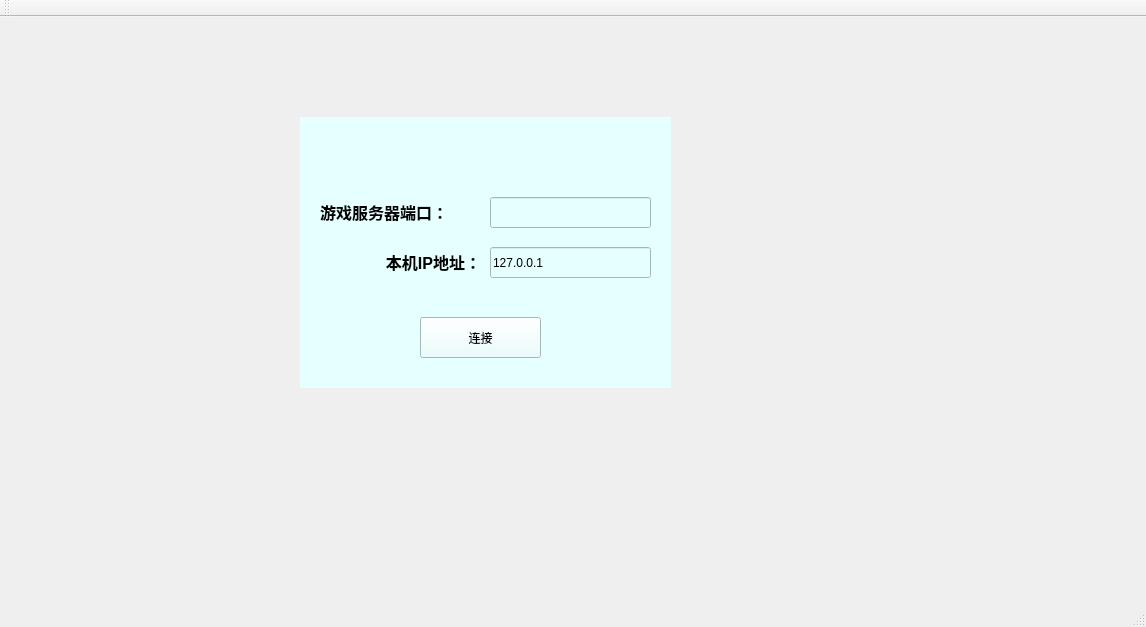
<?xml version="1.0" encoding="UTF-8"?>
<ui version="4.0">
 <class>MainWindow</class>
 <widget class="QMainWindow" name="MainWindow">
  <property name="geometry">
   <rect>
    <x>0</x>
    <y>0</y>
    <width>1146</width>
    <height>627</height>
   </rect>
  </property>
  <property name="windowTitle">
   <string>MainWindow</string>
  </property>
  <widget class="QWidget" name="centralWidget">
   <widget class="QWidget" name="connepage" native="true">
    <property name="geometry">
     <rect>
      <x>300</x>
      <y>100</y>
      <width>371</width>
      <height>271</height>
     </rect>
    </property>
    <property name="styleSheet">
     <string notr="true">background-color:rgb(230,255,255);</string>
    </property>
    <widget class="QLabel" name="label_">
     <property name="geometry">
      <rect>
       <x>20</x>
       <y>80</y>
       <width>161</width>
       <height>31</height>
      </rect>
     </property>
     <property name="text">
      <string>&lt;html&gt;&lt;head/&gt;&lt;body&gt;&lt;p&gt;&lt;span style=&quot; font-size:12pt; font-weight:600;&quot;&gt;游戏服务器端口：&lt;/span&gt;&lt;/p&gt;&lt;/body&gt;&lt;/html&gt;</string>
     </property>
    </widget>
    <widget class="QPushButton" name="btconnect">
     <property name="geometry">
      <rect>
       <x>120</x>
       <y>200</y>
       <width>121</width>
       <height>41</height>
      </rect>
     </property>
     <property name="text">
      <string>连接</string>
     </property>
    </widget>
    <widget class="QLineEdit" name="imputdk">
     <property name="geometry">
      <rect>
       <x>190</x>
       <y>80</y>
       <width>161</width>
       <height>31</height>
      </rect>
     </property>
     <property name="text">
      <string/>
     </property>
    </widget>
    <widget class="QLabel" name="label_1">
     <property name="geometry">
      <rect>
       <x>20</x>
       <y>130</y>
       <width>161</width>
       <height>31</height>
      </rect>
     </property>
     <property name="text">
      <string>&lt;html&gt;&lt;head/&gt;&lt;body&gt;&lt;p align=&quot;right&quot;&gt;&lt;span style=&quot; font-size:12pt; font-weight:600;&quot;&gt;本机IP地址：&lt;/span&gt;&lt;/p&gt;&lt;/body&gt;&lt;/html&gt;</string>
     </property>
    </widget>
    <widget class="QLineEdit" name="imputip">
     <property name="geometry">
      <rect>
       <x>190</x>
       <y>130</y>
       <width>161</width>
       <height>31</height>
      </rect>
     </property>
     <property name="text">
      <string>127.0.0.1</string>
     </property>
    </widget>
   </widget>
  </widget>
  <widget class="QMenuBar" name="menuBar">
   <property name="geometry">
    <rect>
     <x>0</x>
     <y>0</y>
     <width>1146</width>
     <height>26</height>
    </rect>
   </property>
  </widget>
  <widget class="QToolBar" name="mainToolBar">
   <attribute name="toolBarArea">
    <enum>TopToolBarArea</enum>
   </attribute>
   <attribute name="toolBarBreak">
    <bool>false</bool>
   </attribute>
  </widget>
  <widget class="QStatusBar" name="statusBar"/>
 </widget>
 <layoutdefault spacing="6" margin="11"/>
 <resources/>
 <connections/>
</ui>
